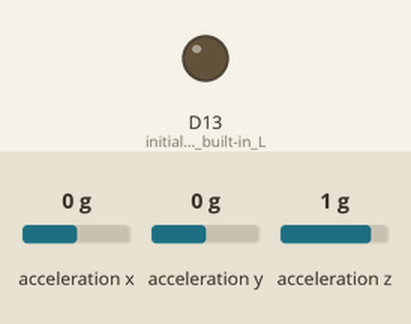
The sketch below on a simulated Arduino Nano 33 BLE. Parts: output pins drawn as LEDs (lit = HIGH). Inputs (shaded band) come from the test bench; at power-on: acceleration x 0 g, acceleration y 0 g, acceleration z 1 g. Nothing arrives over Bluetooth unless stated; a phone connects over Bluetooth LE 3 s after start; what the sketch prints to the serial monitor is not drawn.

Above: at 0.1 s.
At 3.1 s:
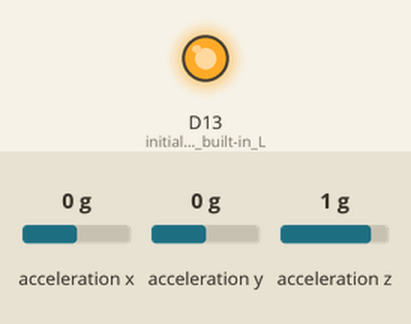
Timing chart, 0 to 4.6 s (numbered marks = the images above):
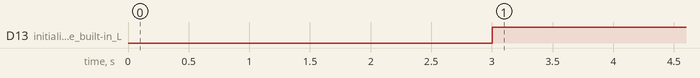

Measured:
- by itself, D13 (initialize_the_built-in_L): LOW → HIGH at 3.0 s

The sketch:

PlotAccelerometer.ino
```cpp
#include <ArduinoBLE.h>
#include <Arduino_LSM9DS1.h>

BLEService accelerometerService("19b10000-e8f2-537e-4f6c-d104768a1214");

BLEStringCharacteristic firstCharacteristic("19b10010-e8f2-537e-4f6c-d104768a1214",  // standard 16-bit characteristic UUID
    BLERead | BLENotify, 50); // remote clients will be able to get notifications if this characteristic changes

String oldAcclerometerReading = "0";
// long previousMillis = 0;  // last time the battery level was checked, in ms

void setup() {
  // Serial.begin(9600);    // initialize serial communication
  // while (!Serial);

  pinMode(LED_BUILTIN, OUTPUT); // initialize the built-in LED pin to indicate when a central is connected

  // begin initialization
  if (!BLE.begin()) {
    // Serial.println("Starting BLE failed!");

    while (1);
  }
  if (!IMU.begin()) {
    // Serial.println("Failed to initialize IMU!");
    while (1);
  }
  // Serial.print("Accelerometer sample rate = ");
  // Serial.print(IMU.accelerationSampleRate());
  // Serial.println(" Hz");
  // Serial.println();

  /* Set a local name for the BLE device
     This name will appear in advertising packets
     and can be used by remote devices to identify this BLE device
     The name can be changed but maybe be truncated based on space left in advertisement packet
  */
  BLE.setLocalName("Accelerometer");
  BLE.setAdvertisedService(accelerometerService); // add the service UUID
  accelerometerService.addCharacteristic(firstCharacteristic); // add the characteristic
  BLE.addService(accelerometerService); // Add the service
  firstCharacteristic.writeValue(oldAcclerometerReading); // set initial value for this characteristic

  /* Start advertising BLE.  It will start continuously transmitting BLE
     advertising packets and will be visible to remote BLE central devices
     until it receives a new connection */

  // start advertising
  BLE.advertise();

  // Serial.println("Bluetooth device active, waiting for connections...");
}

void loop() {

  // wait for a BLE central
  BLEDevice central = BLE.central();

  // if a central is connected to the peripheral:
  if (central) {
    // Serial.print("Connected to central: ");
    // print the central's BT address:
    // Serial.println(central.address());
    // turn on the LED to indicate the connection:
    digitalWrite(LED_BUILTIN, HIGH);

    // while the central is connected:
    while (central.connected()) {
      //long currentMillis = millis();
      //if (currentMillis - previousMillis >= 200) {
      //  previousMillis = currentMillis;
        updateAcceleration();
      //}
    }
    // when the central disconnects, turn off the LED:
    digitalWrite(LED_BUILTIN, LOW);
    // Serial.print("Disconnected from central: ");
    // Serial.println(central.address());
  }
}

void updateAcceleration() {
  float x, y, z;

  if (IMU.accelerationAvailable()) {
    IMU.readAcceleration(x, y, z);
    String accelerometerData = String(x)+"|"+String(y)+"|"+String(z);
    Serial.println(accelerometerData);
    firstCharacteristic.writeValue(accelerometerData);
  }
}
```
